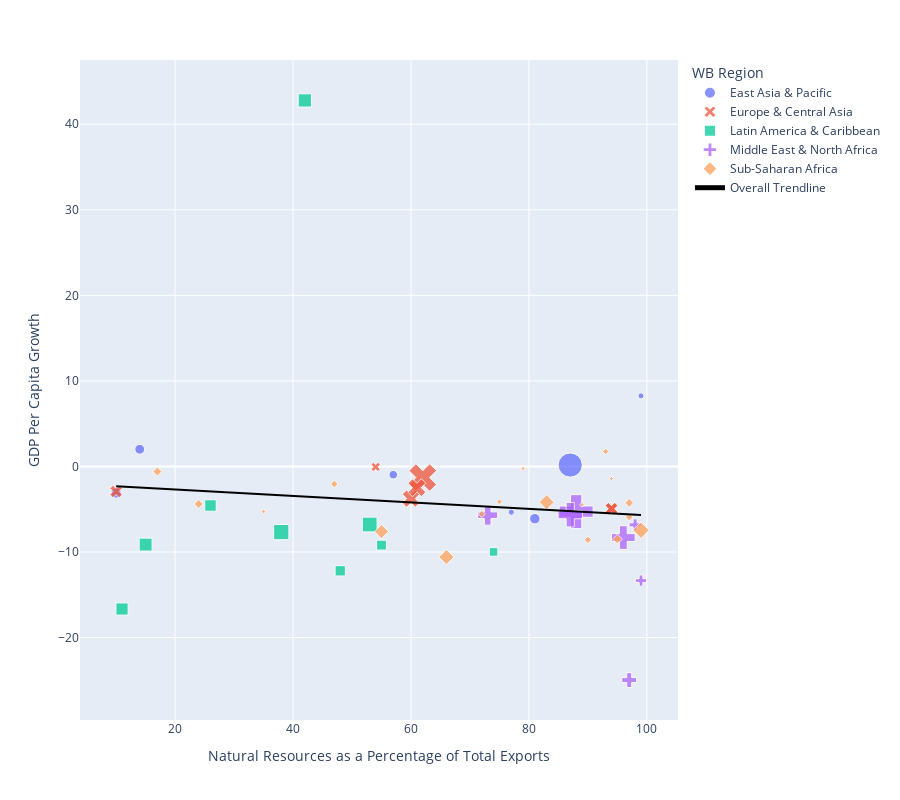

The code cell stored with this chart in its notebook:
### Code cell
fig4.show()

### Figure 1 — Plotly figure (JSON) as saved in the notebook; plotly's stock layout.template omitted (floating-point values rounded to 4 significant figures)
{"data": [{"customdata": [["TLS", 3926.0], ["IDN", 11450.0], ["BRN", 62200.0], ["MNG", 11720.0], ["LAO", 7811.0], ["VNM", 10340.0], ["PNG", 4063.0]], "hovertemplate": "<b>%{hovertext}</b><br><br>WB Region=East Asia & Pacific<br>Natural Resources as a Percentage of Total Exports=%{x}<br>GDP Per Capita Growth=%{y}<br>GDP Per Capita=%{customdata[1]}<br>iso3c=%{customdata[0]}<extra></extra>", "hovertext": ["Timor Leste", "Indonesia", "Brunei Darussalam", "Mongolia", "Lao PDR", "Vietnam", "Papua New Guinea"], "legendgroup": "East Asia & Pacific", "marker": {"color": "#636efa", "opacity": 0.75, "size": [3926.0, 11450.0, 62200.0, 11720.0, 7811.0, 10340.0, 4063.0], "sizemode": "area", "sizeref": 213.2, "symbol": "circle"}, "mode": "markers", "name": "East Asia & Pacific", "orientation": "v", "showlegend": true, "type": "scatter", "x": [99, 10, 87, 81, 57, 14, 77], "xaxis": "x", "y": [8.252, -3.103, 0.1657, -6.104, -0.9626, 2.013, -5.343], "yaxis": "y"}, {"customdata": [["NOR", 63550.0], ["ALB", 13250.0], ["AZE", 13730.0], ["UZB", 7344.0], ["KAZ", 25360.0], ["RUS", 26580.0], ["AZE", 13730.0]], "hovertemplate": "<b>%{hovertext}</b><br><br>WB Region=Europe & Central Asia<br>Natural Resources as a Percentage of Total Exports=%{x}<br>GDP Per Capita Growth=%{y}<br>GDP Per Capita=%{customdata[1]}<br>iso3c=%{customdata[0]}<extra></extra>", "hovertext": ["Norway", "Albania", "Azerbaijan", "Uzbekistan", "Kazakhstan", "Russia", "Iran"], "legendgroup": "Europe & Central Asia", "marker": {"color": "#EF553B", "opacity": 0.75, "size": [63550.0, 13250.0, 13730.0, 7344.0, 25360.0, 26580.0, 13730.0], "sizemode": "area", "sizeref": 213.2, "symbol": "x"}, "mode": "markers", "name": "Europe & Central Asia", "orientation": "v", "showlegend": true, "type": "scatter", "x": [62, 10, 94, 54, 60, 61, 94], "xaxis": "x", "y": [-1.3, -2.926, -4.953, -0.05344, -3.758, -2.481, -4.953], "yaxis": "y"}, {"customdata": [["CHL", 23240.0], ["ECU", 10330.0], ["PER", 11290.0], ["BRA", 14060.0], ["SUR", 15860.0], ["MEX", 17880.0], ["GUY", 18680.0], ["BOL", 7853.0], ["TTO", 24770.0]], "hovertemplate": "<b>%{hovertext}</b><br><br>WB Region=Latin America & Caribbean <br>Natural Resources as a Percentage of Total Exports=%{x}<br>GDP Per Capita Growth=%{y}<br>GDP Per Capita=%{customdata[1]}<br>iso3c=%{customdata[0]}<extra></extra>", "hovertext": ["Chile", "Ecuador", "Peru", "Brazil", "Suriname", "Mexico", "Guyana", "Bolivia", "Trinidad and Tobago"], "legendgroup": "Latin America & Caribbean ", "marker": {"color": "#00cc96", "opacity": 0.75, "size": [23240.0, 10330.0, 11290.0, 14060.0, 15860.0, 17880.0, 18680.0, 7853.0, 24770.0], "sizemode": "area", "sizeref": 213.2, "symbol": "square"}, "mode": "markers", "name": "Latin America & Caribbean ", "orientation": "v", "showlegend": true, "type": "scatter", "x": [53, 55, 48, 26, 11, 15, 42, 74, 38], "xaxis": "x", "y": [-6.786, -9.196, -12.2, -4.561, -16.66, -9.134, 42.79, -9.988, -7.674], "yaxis": "y"}, {"customdata": [["IRQ", 9437.0], ["QAT", 85290.0], ["BHR", 41550.0], ["LBY", 16390.0], ["OMN", 29500.0], ["DZA", 10740.0], ["SAU", 44350.0]], "hovertemplate": "<b>%{hovertext}</b><br><br>WB Region=Middle East & North Africa<br>Natural Resources as a Percentage of Total Exports=%{x}<br>GDP Per Capita Growth=%{y}<br>GDP Per Capita=%{customdata[1]}<br>iso3c=%{customdata[0]}<extra></extra>", "hovertext": ["Iraq", "Qatar", "Bahrain", "Libya", "Oman", "Algeria", "Saudi Arabia"], "legendgroup": "Middle East & North Africa", "marker": {"color": "#ab63fa", "opacity": 0.75, "size": [9437.0, 85290.0, 41550.0, 16390.0, 29500.0, 10740.0, 44350.0], "sizemode": "area", "sizeref": 213.2, "symbol": "cross"}, "mode": "markers", "name": "Middle East & North Africa", "orientation": "v", "showlegend": true, "type": "scatter", "x": [99, 88, 96, 97, 73, 98, 87], "xaxis": "x", "y": [-13.34, -5.279, -8.311, -24.97, -5.696, -6.827, -5.639], "yaxis": "y"}, {"customdata": [["BWA", 14670.0], ["COD", 1082.0], ["GNQ", 17210.0], ["GAB", 14320.0], ["COG", 3498.0], ["CIV", 5181.0], ["SDN", 3927.0], ["CMR", 3666.0], ["NGA", 4917.0], ["ZMB", 3278.0], ["MRT", 5110.0], ["TCD", 1509.0], ["MLI", 2226.0], ["GIN", 2611.0], ["NER", 1221.0], ["LBR", 1392.0], ["ZAF", 12670.0], ["AGO", 6142.0]], "hovertemplate": "<b>%{hovertext}</b><br><br>WB Region=Sub-Saharan Africa <br>Natural Resources as a Percentage of Total Exports=%{x}<br>GDP Per Capita Growth=%{y}<br>GDP Per Capita=%{customdata[1]}<br>iso3c=%{customdata[0]}<extra></extra>", "hovertext": ["Botswana", "Congo, Dem. Rep", "Equatorial Guinea", "Gabon", "Congo, Rep. of", "Cote d'Ivoire", "Sudan", "Cameroon", "Nigeria", "Zambia", "Mauritania", "Chad", "Mali", "Guinea", "Niger", "Liberia", "South Africa", "Angola"], "legendgroup": "Sub-Saharan Africa ", "marker": {"color": "#FFA15A", "opacity": 0.75, "size": [14670.0, 1082.0, 17210.0, 14320.0, 3498.0, 5181.0, 3927.0, 3666.0, 4917.0, 3278.0, 5110.0, 1509.0, 2226.0, 2611.0, 1221.0, 1392.0, 12670.0, 6142.0], "sizemode": "area", "sizeref": 213.2, "symbol": "diamond"}, "mode": "markers", "name": "Sub-Saharan Africa ", "orientation": "v", "showlegend": true, "type": "scatter", "x": [66, 94, 99, 83, 90, 17, 97, 47, 97, 72, 24, 89, 75, 93, 79, 35, 55, 95], "xaxis": "x", "y": [-10.59, -1.412, -7.45, -4.182, -8.577, -0.5994, -5.907, -2.042, -4.26, -5.55, -4.382, -4.469, -4.127, 1.757, -0.2536, -5.29, -7.616, -8.493], "yaxis": "y"}, {"hovertemplate": "<b>OLS trendline</b><br>GDPPC_grow = -0.0379282 * NR_TE + -1.92285<br>R<sup>2</sup>=0.016203<br><br>Natural Resources as a Percentage of Total Exports=%{x}<br>GDP Per Capita Growth=%{y} <b>(trend)</b><extra></extra>", "legendgroup": "Overall Trendline", "line": {"color": "black"}, "mode": "lines", "name": "Overall Trendline", "showlegend": true, "type": "scatter", "x": [10, 10, 11, 14, 15, 17, 24, 26, 35, 38, 42, 47, 48, 53, 54, 55, 55, 57, 60, 61, 62, 66, 72, 73, 74, 75, 77, 79, 81, 83, 87, 87, 88, 89, 90, 93, 94, 94, 94, 95, 96, 97, 97, 97, 98, 99, 99, 99], "xaxis": "x", "y": [-2.302, -2.302, -2.34, -2.454, -2.492, -2.568, -2.833, -2.909, -3.25, -3.364, -3.516, -3.705, -3.743, -3.933, -3.971, -4.009, -4.009, -4.085, -4.199, -4.236, -4.274, -4.426, -4.654, -4.692, -4.73, -4.767, -4.843, -4.919, -4.995, -5.071, -5.223, -5.223, -5.261, -5.298, -5.336, -5.45, -5.488, -5.488, -5.488, -5.526, -5.564, -5.602, -5.602, -5.602, -5.64, -5.678, -5.678, -5.678], "yaxis": "y"}], "layout": {"height": 800, "legend": {"itemsizing": "constant", "title": {"text": "WB Region"}, "tracegroupgap": 0}, "margin": {"t": 60}, "xaxis": {"anchor": "y", "domain": [0, 1], "title": {"text": "Natural Resources as a Percentage of Total Exports"}}, "yaxis": {"anchor": "x", "domain": [0, 1], "title": {"text": "GDP Per Capita Growth"}}}}
